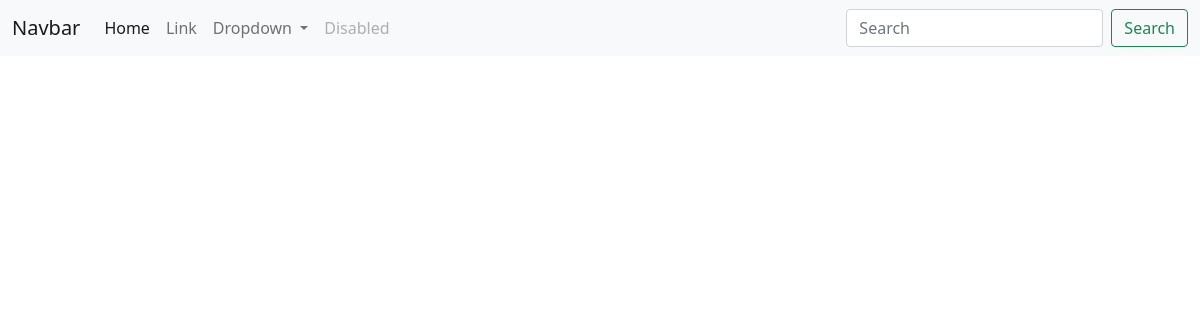
Before: /batch/all/ with the older database file.
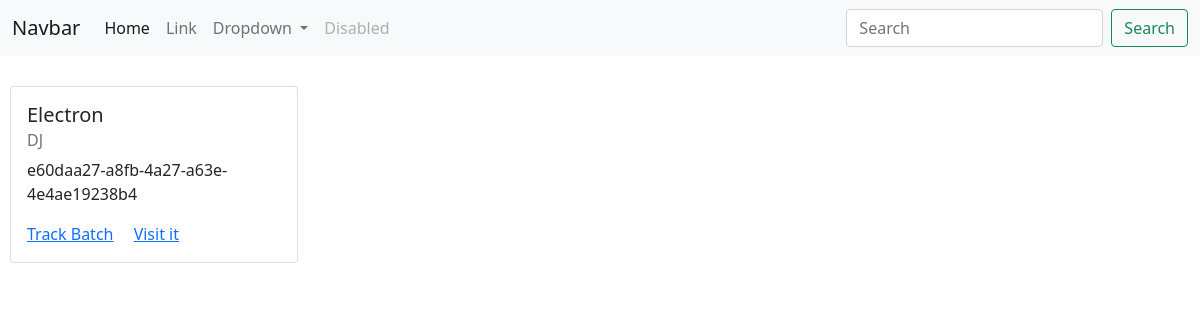
After: the same page with the newer database file.
### batches/models.py (models this page shows, shortened)
class Batch(models.Model):
    id = models.UUIDField(primary_key=True, unique=True, editable=False, default=uuid_without_dash)
    name = models.CharField(max_length=50)
    batch_category = models.CharField(max_length=2, choices=BATCH_CATEGORY)
    user = models.ManyToManyField(User, through="BatchUser", related_name="batches")
    started = models.BooleanField(default=False)
    start_date = models.DateField(null=True, blank=True)
    end_date = models.DateField(null=True, blank=True)
    per_week = models.IntegerField(default=2)
    days = models.CharField(max_length=4, null=True, blank=True)
    time_starts = models.TimeField(null=True, blank=True)
    time_ends = models.TimeField(null=True, blank=True)
    date_created = models.DateTimeField(auto_now_add=True)
    class Meta:
        ordering = ["-date_created", ]

### batches/views.py (the view)
# urls.py: path("all/", views.BatchListView.as_view(), ),
class BatchListView(ListView):
    template_name = "batch/staff/batch-list.html"
    context_object_name = "batches"
    def get_queryset(self):
        qs = Batch.objects.all()
        return qs

### Templates/batch/staff/batch-list.html (shortened to what this page needs)
{% extends "Components/base.html" %}
{% block content %}
    <div class="batches row">
        {% for batch in batches %}
            <div class="col-sm-3">
                <div class="card" style="width: 18rem;">
                    <div class="card-body">
                        <h5 class="card-title">{{ batch.name }}</h5>
                        <h6 class="card-subtitle mb-2 text-muted">{{ batch.batch_category }}</h6>
                        <p class="card-text">{{ batch.id }}</p>
                        <a href="#" class="card-link">Track Batch</a>
                        <a href="#" class="card-link">Visit it</a>
                    </div>
                </div>
            </div>
        {% endfor %}
    </div>
{% endblock content %}

### Templates/Components/base.html (shortened to what this page needs)
<!doctype html>
<html lang="en">
  <head>
    <link href="https://cdn.jsdelivr.net/npm/bootstrap@5.0.2/dist/css/bootstrap.min.css" rel="stylesheet">
  </head>
  <body>
    {% include "Components/navbar.html" %}
    <div class="block-all-content">
      {% block content %}
      {% endblock content %}
    </div>
  </body>
</html>

### Templates/Components/navbar.html (shortened to what this page needs)
<nav class="navbar navbar-expand-lg navbar-light bg-light">
    <div class="container-fluid">
      <a class="navbar-brand" href="#">Navbar</a>
      <div class="collapse navbar-collapse" id="navbarSupportedContent">
        <ul class="navbar-nav me-auto mb-2 mb-lg-0">
          <li class="nav-item">
            <a class="nav-link active" aria-current="page" href="#">Home</a>
          </li>
          <li class="nav-item">
            <a class="nav-link" href="#">Link</a>
          </li>
          <li class="nav-item dropdown">
            <a class="nav-link dropdown-toggle" href="#" id="navbarDropdown" role="button" data-bs-toggle="dropdown" aria-expanded="false">
              Dropdown
            </a>
          </li>
          <li class="nav-item">
            <a class="nav-link disabled" href="#" tabindex="-1" aria-disabled="true">Disabled</a>
          </li>
        </ul>
        <form class="d-flex">
          <input class="form-control me-2" type="search" placeholder="Search" aria-label="Search">
          <button class="btn btn-outline-success" type="submit">Search</button>
        </form>
      </div>
    </div>
  </nav>

### Templates/Components/base.html (style rules this page uses)
.block-all-content { padding: 30px 10px 10px 10px; }

### Templates/batch/staff/batch-list.html (style rules this page uses)
.batches { justify-items: center; }

Changed rows visible on the page:
added Batch: name "Electron", batch_category "DJ", id "e60daa27-a8fb-4a27-a63e-4e4ae19238b4"
